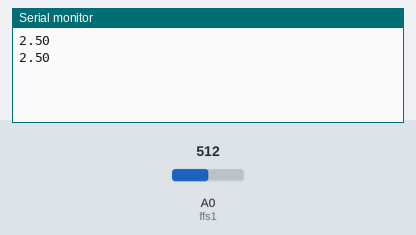
The sketch below on a simulated Arduino Uno, built with avr-gcc and run on an emulated ATmega328P. Parts: the last lines printed to the serial monitor. Inputs (shaded band) come from the test bench; at power-on: A0 (ffs1) = 512.

Above: at 1.8 s.
1.9 s: A0 (ffs1) set to 716
At 2.6 s:
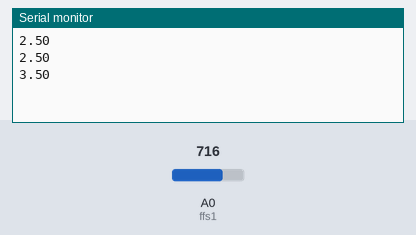
3.4 s: A0 (ffs1) set to 900
At 4.8 s:
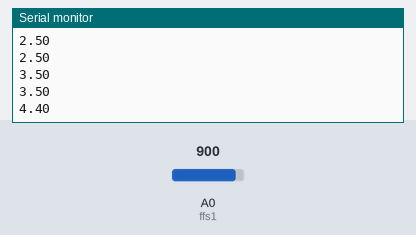
Timing chart, 0 to 6.4 s (numbered marks = the images above; inputs shaded):
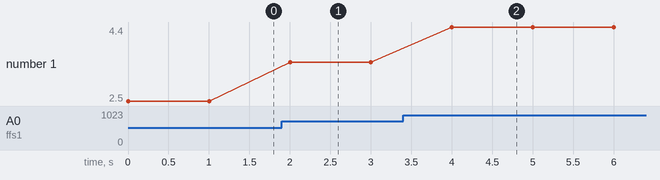

The sketch:

flexiforce_experiement_1.ino
```cpp
//float cf = 3.2; // caliberation factor

int ffs1 = A0;

int ffsdata = 0;
float vout;
void setup()
{
  Serial.begin(9600);
  pinMode(ffs1, INPUT);

}

void loop()
{


ffsdata = analogRead(ffs1);
vout = (ffsdata * 5.0) / 1023.0;
Serial.println(vout);
//vout = vout * cf ;
//Serial.print("Flexi Force sensor: ");
//Serial.println(vout);
//Serial.println("KG");
delay(1000);

}
```

Measured:
- after the input at 1.9 s, the serial monitor: prints a new line after 0.10 s (image 1)
- after the input at 3.4 s, the serial monitor: prints a new line after 0.60 s (image 2)
- plotted number 1: 2.5 → 3.5 after the input at 1.9 s, 3.5 → 4.4 after the input at 3.4 s
